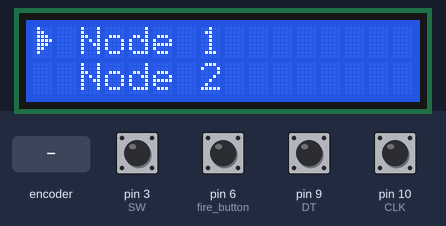
A sketch run on a simulated Arduino Uno, built with avr-gcc and run on an emulated ATmega328P. Shown: 16×2 character LCD. The inputs (shaded band) are chosen by the test bench; at power-on: pin 3 (SW), pin 6 (fire_button), pin 9 (DT), pin 10 (CLK) HIGH. No radio packets arrive unless stated.

Above: at 3.3 s.
3.4 s: rotary encoder on pin 10 (CLK) / pin 9 (DT) turned 3 steps (first pin leading)
At 5.1 s:
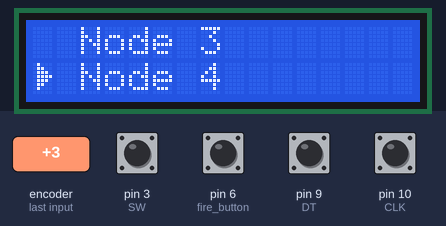
5.5 s: pin 3 (SW) pulled LOW for 0.15 s
At 6.1 s:
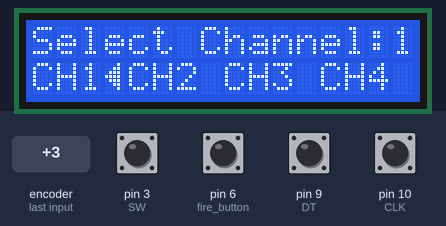
7.1 s: rotary encoder on pin 10 (CLK) / pin 9 (DT) turned 3 steps (first pin leading)
At 8.7 s:
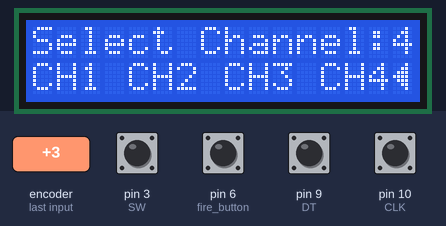
9.2 s: pin 3 (SW) pulled LOW for 0.15 s
At 10.5 s:
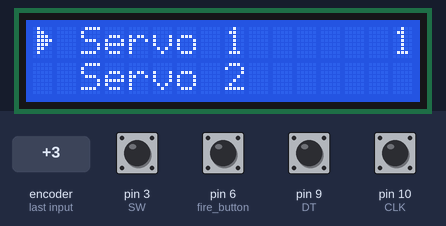
10.8 s: rotary encoder on pin 10 (CLK) / pin 9 (DT) turned 1 step (first pin leading)
At 11.9 s:
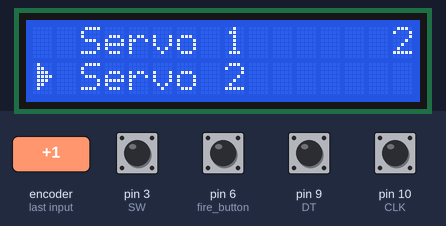
12.5 s: pin 3 (SW) pulled LOW for 0.15 s
At 13.1 s:
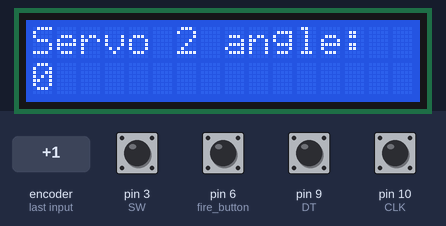
Timing chart, 0 to 15.1 s (numbered marks = the images above; inputs shaded):
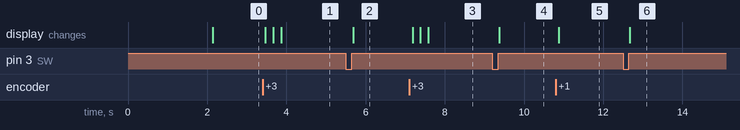

The sketch:

MENU_LCD_Mainboard_V3.ino
```cpp
//------- DECLARING DISPLAY -------\\

#include <LiquidCrystal_I2C.h>
LiquidCrystal_I2C lcd(0x27, 16, 2);

//------- DECLARING RADIO -------\\

#include <SPI.h>
#include <nRF24L01.h>
#include <RF24.h>

const int CE_pin = 7;
const int CSN_pin = 8;

RF24 radio(CE_pin, CSN_pin);

// ADRESS
const byte address[6] = "00001";

//------- DECLARING ROTARY ENCODER -------\\

const int CLK = 10;
const int DT = 9;
const int SW = 3;

//------- ROTARY ENCODER STATES -------\\

int lastCLKState;
int currentCLKState;
int DTState;
int SWState;

//------- ENCODER BUTTON STATES -------\\

const int SHORT_PRESS_TIME = 500; // 500 milliseconds

int lastState = LOW;  // the previous state from the input pin
int currentState;     // the current reading from the input pin

unsigned long pressedTime  = 0;
unsigned long releasedTime = 0;

//------- DECLARING SCREEN VARIABLES -------\\

int screen = 1;
const int max_screen = 4;

//------- DECLARING SERVO VARIABLES -------\\

int servo1_value;
int servo2_value;

String current_command;
String last_command;

char cmd[12];

// CUSTOM ARROW CHARACTER
byte arrowRight[8] = {
  0b01000,
  0b01100,
  0b01110,
  0b01111,
  0b01110,
  0b01100,
  0b01000,
  0b00000
};

byte arrowLeft[] = {
  B00010,
  B00110,
  B01110,
  B11110,
  B01110,
  B00110,
  B00010,
  B00000
};

//------- DECLARING BUTTONS FIRE/RAPID -------\\

const int fire_button = 6;
int fire_state;

bool fire = false;

//------- DECLARING SCREEN STATES -------\\

bool home_screen = true;
bool channel_screen = false;
bool servo_screen = false;
bool servo_angle_screen = false;

void channelScreen(int sc) {
  lcd.clear();
  lcd.setCursor(0, 0);
  lcd.print("Select Channel:");

  lcd.setCursor(0, 1);
  lcd.print("CH1");
  lcd.setCursor(4, 1);
  lcd.print("CH2");
  lcd.setCursor(8, 1);
  lcd.print("CH3");
  lcd.setCursor(12, 1);
  lcd.print("CH4");

  switch (sc) {
    case 1:
      lcd.setCursor(3, 1);
      lcd.write(byte(0));
      break;
    case 2:
      lcd.setCursor(7, 1);
      lcd.write(byte(0));
      break;
    case 3:
      lcd.setCursor(11, 1);
      lcd.write(byte(0));
      break;
    case 4:
      lcd.setCursor(15, 1);
      lcd.write(byte(0));
      break;
  }

  lcd.setCursor(15, 0);
  lcd.print(sc);

}

void servoScreen(int sc) {
  lcd.clear();
  lcd.setCursor(2, 0);
  lcd.print("Servo 1");
  lcd.setCursor(2, 1);
  lcd.print("Servo 2");

  switch (sc) {
    case 1:
      lcd.setCursor(0, 0);
      lcd.write(byte(1));
      break;
    case 2:
      lcd.setCursor(0, 1);
      lcd.write(byte(1));
      break;
    default:
      sc = 2;
      break;
  }

  lcd.setCursor(15, 0);
  lcd.print(sc);
}

void setServoValue(int val, int sc) {
  lcd.clear();
  lcd.setCursor(0, 0);
  switch (sc) {
    case 1:
      lcd.print("Servo 1 angle:");
      break;
    case 2:
      lcd.print("Servo 2 angle:");
      break;
  }
  lcd.setCursor(0, 1);
  lcd.print(val);
}

void homeScreen(int sc) {
  switch (sc) {
    case 1:
      lcd.clear();
      lcd.setCursor(2, 0);
      lcd.print("Node 1");
      lcd.setCursor(0, 0);
      lcd.write(byte(1));
      lcd.setCursor(2, 1);
      lcd.print("Node 2");
      break;
    case 2:
      lcd.clear();
      lcd.setCursor(2, 0);
      lcd.print("Node 1");
      lcd.setCursor(0, 1);
      lcd.write(byte(1));
      lcd.setCursor(2, 1);
      lcd.print("Node 2");
      break;
    case 3:
      lcd.clear();
      lcd.setCursor(2, 0);
      lcd.print("Node 3");
      lcd.setCursor(0, 0);
      lcd.write(byte(1));
      lcd.setCursor(2, 1);
      lcd.print("Node 4");
      break;
    case 4:
      lcd.clear();
      lcd.setCursor(2, 0);
      lcd.print("Node 3");
      lcd.setCursor(0, 1);
      lcd.write(byte(1));
      lcd.setCursor(2, 1);
      lcd.print("Node 4");
      break;
    default: screen = 4;
  }
}

void fireScreen(int sc) {
  lcd.clear();
  lcd.setCursor(1, 0);
  lcd.print("Ready to fire?");

  lcd.setCursor(3, 1);
  lcd.print("Yes");
  lcd.setCursor(9, 1);
  lcd.print("No");

  switch (sc) {
    case 1:
      lcd.setCursor(2, 1);
      lcd.write(byte(1));
      lcd.setCursor(6, 1);
      lcd.write(byte(0));
      break;
    case 2:
      lcd.setCursor(8, 1);
      lcd.write(byte(1));
      lcd.setCursor(11, 1);
      lcd.write(byte(0));
      break;
    default:
      sc = 2;
  }
}

void fireingScreen() {
  lcd.clear();
  lcd.setCursor(4,0);
  lcd.print("Firing!!!");
  for (int i = 0; i <= 15; i++) {
    lcd.setCursor(i, 1);
    lcd.print(".");
    delay(150);
  }
  delay(1000);
  lcd.clear();
  lcd.setCursor(5,0);
  lcd.print("Fired");
  lcd.setCursor(2,1);
  lcd.print("Successfully");
  delay(2000);
  homeScreen(screen);
}

void setup() {
  Serial.begin(9600);

  pinMode(fire_button, INPUT_PULLUP);

  lcd.init();
  lcd.backlight();

  lcd.createChar(0, arrowLeft);
  lcd.createChar(1, arrowRight);

  lcd.setCursor(3, 0);
  lcd.print("Fireworks");
  lcd.setCursor(4, 1);
  lcd.print("Igniter");
  delay(2000);
  lcd.clear();
  homeScreen(screen);

  radio.begin();
  radio.openWritingPipe(address);
  radio.setPALevel(RF24_PA_MIN);
  radio.stopListening();

  pinMode(CLK, INPUT);
  pinMode(DT, INPUT);
  pinMode(SW, INPUT_PULLUP);

  lastCLKState = digitalRead(CLK);
}

void loop() {
  currentCLKState = digitalRead(CLK);

  fire_state = digitalRead(fire_button);

  if (fire_state == LOW && !fire && home_screen) {
    fire = true;
    home_screen = false;
    fireScreen(screen);
    delay(250);
  }

  if (currentCLKState != lastCLKState && currentCLKState == 1) {
    DTState = digitalRead(DT);
    if (DTState != currentCLKState) { // CW
      if (screen < max_screen && !servo_screen && !servo_angle_screen && !fire) screen++;
      if (home_screen) homeScreen(screen);
      else if (channel_screen) channelScreen(screen);
      else if (servo_screen) {
        if (screen < 2 && !servo_angle_screen) screen++;
        servoScreen(screen);
      }
      else if (servo_angle_screen) {
        if (screen == 1) {
          if (servo1_value < 180) servo1_value += 5;
          setServoValue(servo1_value, screen);
        } else if (screen == 2) {
          if (servo2_value < 180) servo2_value += 5;
          setServoValue(servo2_value, screen);
        }
      }
      else if (fire) {
        if (screen < 2) screen++;
        fireScreen(screen);
        Serial.println(screen);
      }
    } else {                          // CCW
      if (screen > 1 && !servo_angle_screen) screen--;
      if (home_screen)  homeScreen(screen);
      else if (channel_screen) channelScreen(screen);
      else if (servo_screen) servoScreen(screen);
      else if (servo_angle_screen) {
        if (screen == 1) {
          if (servo1_value > 0) servo1_value -= 5;
          setServoValue(servo1_value, screen);
        } else if (screen == 2) {
          if (servo2_value > 0) servo2_value -= 5;
          setServoValue(servo2_value, screen);
        }
      }
      else if (fire) {
        fireScreen(screen);
        Serial.println(screen);
      }
    }
  }

  SWState = digitalRead(SW);

  if (lastState == HIGH && SWState == LOW) pressedTime = millis();  // button is pressed
  else if (lastState == LOW && SWState == HIGH) {                   // button is released
    releasedTime = millis();

    long pressDuration = releasedTime - pressedTime;

    if ( pressDuration < SHORT_PRESS_TIME ) {
      if (home_screen) {
        current_command += "N" + String(screen);
        home_screen = false;
        channel_screen = true;
        screen = 1;
        channelScreen(screen);
      } else if (!home_screen && channel_screen) {
        channel_screen = false;
        current_command += "CH" + String(screen);
        servo_screen = true;
        screen = 1;
        servoScreen(screen);
      } else if (!channel_screen && servo_screen) {
        servo_screen = false;
        current_command += "S" + String(screen);
        servo_angle_screen = true;
        if (screen == 1) setServoValue(servo1_value, screen);
        else if (screen == 2) setServoValue(servo2_value, screen);
      } else if (fire && !home_screen) {
        if (screen == 1) {
          Serial.println("Yes");
          fireingScreen();
          fire = false;
          home_screen = true;
        } else if (screen == 2) {
          Serial.println("No");
          fire = false;
          home_screen = true;
          homeScreen(screen);
        }
      }
    } else {
      if (current_command.length() == 7 && screen == 1) {
        current_command += "A" + String(servo1_value);
        last_command = current_command;
        current_command = "";
      }
      else if (current_command.length() == 7 && screen == 2) {
        current_command += "A" + String(servo2_value);
        last_command = current_command;
        current_command = "";
      }
      else current_command = "";
      //Serial.println(last_command);

      /*
      for (int i = 0; i < last_command.length(); i++) {
        cmd[0] = last_command.charAt(i);
        radio.write(cmd, sizeof(cmd));
      }*/
      /*
      for (int i = 0; i < last_command.length(); i++) {
        if (i < 8) cmd[i] = last_command[i];
        else radio_angle = last_command[i];
      }*/

      last_command.toCharArray(cmd, 12);

      radio.write(&cmd, sizeof(cmd));

      home_screen = true;
      channel_screen = false;
      servo_screen = false;
      servo_angle_screen = false;
      homeScreen(screen);
    }
  }

  lastState = SWState;
  lastCLKState = currentCLKState;
}
```

Measured:
- after the input at 3.4 s, the display: first changes after 0.07 s (image 1 shows a later state)
- after the input at 5.5 s, the display: changes after 0.19 s (image 2)
- after the input at 7.1 s, the display: first changes after 0.09 s (image 3 shows a later state)
- after the input at 9.2 s, the display: changes after 0.17 s (image 4)
- after the input at 10.8 s, the display: changes after 0.07 s (image 5)
- after the input at 12.5 s, the display: changes after 0.17 s (image 6)
